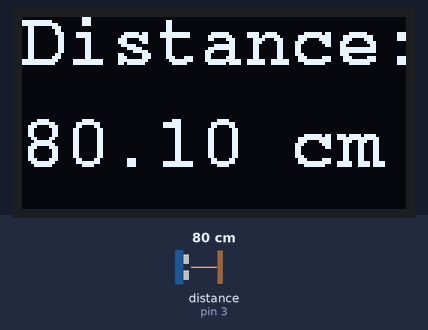
The sketch below on a simulated Arduino Uno, built with avr-gcc and run on an emulated ATmega328P. Shown: 128×64 one-colour display. Wiring (inferred from the names in the program): ultrasonic range finder: trigger pin 2; echo pin 3. The test bench sets the inputs (shaded band); at power-on: distance to the obstacle (sensor on pin 3) 80 cm. The echo pulse lasts 58.3 µs per cm.

Above: at 1.2 s.
1.3 s: distance to the obstacle (sensor on pin 3) set to 2 cm
At 2.37 s:
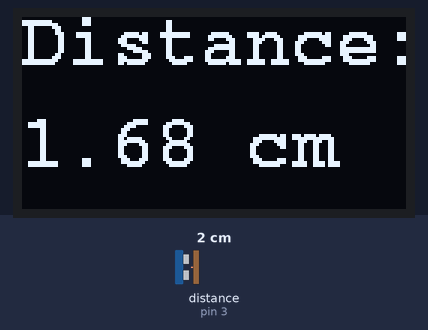
3.3 s: distance to the obstacle (sensor on pin 3) set to 4 cm
At 4.8 s:
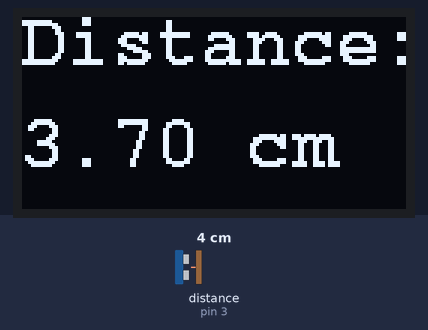
5.1 s: distance to the obstacle (sensor on pin 3) set to 9 cm
At 6.0 s:
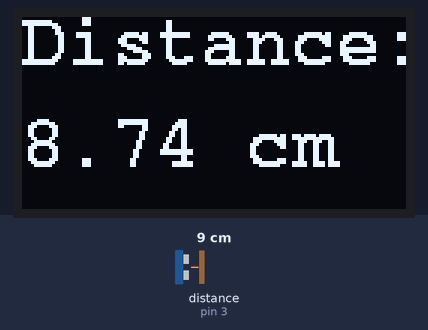
Timing chart, 0 to 8.1 s (numbered marks = the images above; inputs shaded):
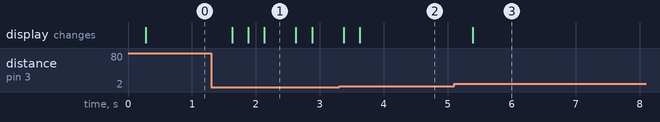

The sketch:

UltrasonicOLED.ino
```cpp
#include "U8glib.h"


const int TrigPin = 2;
const int EchoPin = 3;
float cm;

U8GLIB_SSD1306_128X64 u8g(U8G_I2C_OPT_NONE);        // HW SPI Com: CS = 10, A0 = 9 (Hardware Pins are  SCK = 13 and MOSI = 11)

//show cm
void draw() {
  u8g.setFont(u8g_font_courB18);//font
  u8g.setPrintPos(0, 16);
  u8g.print("Distance:");
  u8g.setPrintPos(0, 50);
  u8g.print(cm);
  u8g.print(" cm");

}

void setup()
{
  Serial.begin(9600);
  pinMode(TrigPin, OUTPUT);
  pinMode(EchoPin, INPUT);
}
void loop()
{
  digitalWrite(TrigPin, LOW); //Low-high-low-fat one short pulse to TrigPin
  delayMicroseconds(2);
  digitalWrite(TrigPin, HIGH);
  delayMicroseconds(10);
  digitalWrite(TrigPin, LOW);
  cm = pulseIn(EchoPin, HIGH) / 58.0; //Echo time will be converted into cm
  cm = (int(cm * 100.0)) / 100.0; //Two decimal places


  u8g.firstPage();
  do {
    draw();
  }
  while( u8g.nextPage() );
  delay(2);

}
```

Measured:
- after the input at 1.3 s, the display: changes after 0.33 s (image 1)
- after the input at 3.3 s, the display: first differs from a run without the input after 0.33 s (image 2)
- after the input at 5.1 s, the display: changes after 0.29 s (image 3)
- what the display in image 1 shows lasts 0.5 s, from 2.1 s to 2.6 s
